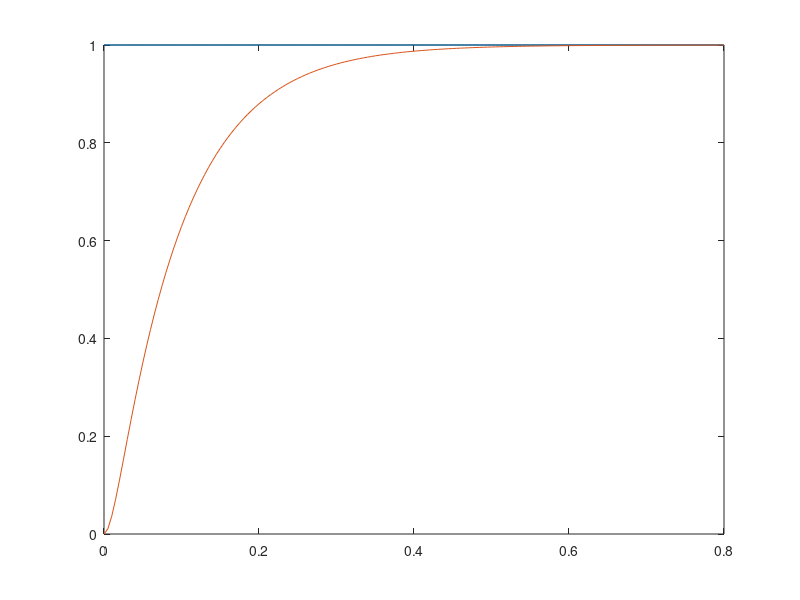

MATLAB code to generate this figure:
% Program "sss_llm.m" to produce the solution to the state-space formulation
%    of the linear lung mechanics model to a unit step input in Pao (u)

% Parameter values of model
L = 0.01 ;  % inertance in units of cm H2O s2/L
C = 0.1 ;   % compliance in units of L/cm H2O
R = 1 ;     % resistance in units of cm H2O s/L

A = [0  1; -1/L/C  -R/L];
B = [0  1/L/C]';
t = [0:0.005:0.8]';
u = ones(size(t));

% Construct the system using state-space formulation
Hs = ss(A,B,[1 0],0);

% Solve state space equation using lsim and plot results
y = lsim(Hs, u, t);
plot(t, u, t, y)
